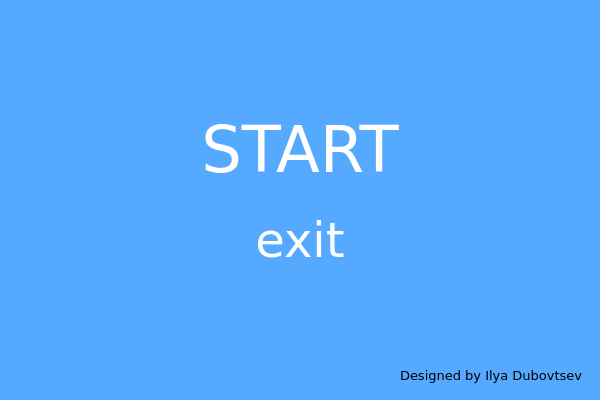
<?xml version="1.0" encoding="UTF-8"?>
<ui version="4.0">
 <class>MainWindow</class>
 <widget class="QMainWindow" name="MainWindow">
  <property name="geometry">
   <rect>
    <x>0</x>
    <y>0</y>
    <width>600</width>
    <height>400</height>
   </rect>
  </property>
  <property name="sizePolicy">
   <sizepolicy hsizetype="Fixed" vsizetype="Fixed">
    <horstretch>0</horstretch>
    <verstretch>0</verstretch>
   </sizepolicy>
  </property>
  <property name="palette">
   <palette>
    <active>
     <colorrole role="Button">
      <brush brushstyle="SolidPattern">
       <color alpha="255">
        <red>255</red>
        <green>255</green>
        <blue>255</blue>
       </color>
      </brush>
     </colorrole>
     <colorrole role="Text">
      <brush brushstyle="SolidPattern">
       <color alpha="255">
        <red>255</red>
        <green>255</green>
        <blue>255</blue>
       </color>
      </brush>
     </colorrole>
     <colorrole role="Base">
      <brush brushstyle="SolidPattern">
       <color alpha="255">
        <red>255</red>
        <green>255</green>
        <blue>255</blue>
       </color>
      </brush>
     </colorrole>
     <colorrole role="Window">
      <brush brushstyle="SolidPattern">
       <color alpha="255">
        <red>85</red>
        <green>170</green>
        <blue>255</blue>
       </color>
      </brush>
     </colorrole>
     <colorrole role="PlaceholderText">
      <brush brushstyle="SolidPattern">
       <color alpha="128">
        <red>255</red>
        <green>255</green>
        <blue>255</blue>
       </color>
      </brush>
     </colorrole>
    </active>
    <inactive>
     <colorrole role="Button">
      <brush brushstyle="SolidPattern">
       <color alpha="255">
        <red>255</red>
        <green>255</green>
        <blue>255</blue>
       </color>
      </brush>
     </colorrole>
     <colorrole role="Text">
      <brush brushstyle="SolidPattern">
       <color alpha="255">
        <red>255</red>
        <green>255</green>
        <blue>255</blue>
       </color>
      </brush>
     </colorrole>
     <colorrole role="Base">
      <brush brushstyle="SolidPattern">
       <color alpha="255">
        <red>255</red>
        <green>255</green>
        <blue>255</blue>
       </color>
      </brush>
     </colorrole>
     <colorrole role="Window">
      <brush brushstyle="SolidPattern">
       <color alpha="255">
        <red>85</red>
        <green>170</green>
        <blue>255</blue>
       </color>
      </brush>
     </colorrole>
     <colorrole role="PlaceholderText">
      <brush brushstyle="SolidPattern">
       <color alpha="128">
        <red>255</red>
        <green>255</green>
        <blue>255</blue>
       </color>
      </brush>
     </colorrole>
    </inactive>
    <disabled>
     <colorrole role="Button">
      <brush brushstyle="SolidPattern">
       <color alpha="255">
        <red>255</red>
        <green>255</green>
        <blue>255</blue>
       </color>
      </brush>
     </colorrole>
     <colorrole role="Text">
      <brush brushstyle="SolidPattern">
       <color alpha="255">
        <red>120</red>
        <green>120</green>
        <blue>120</blue>
       </color>
      </brush>
     </colorrole>
     <colorrole role="Base">
      <brush brushstyle="SolidPattern">
       <color alpha="255">
        <red>85</red>
        <green>170</green>
        <blue>255</blue>
       </color>
      </brush>
     </colorrole>
     <colorrole role="Window">
      <brush brushstyle="SolidPattern">
       <color alpha="255">
        <red>85</red>
        <green>170</green>
        <blue>255</blue>
       </color>
      </brush>
     </colorrole>
     <colorrole role="PlaceholderText">
      <brush brushstyle="SolidPattern">
       <color alpha="128">
        <red>0</red>
        <green>0</green>
        <blue>0</blue>
       </color>
      </brush>
     </colorrole>
    </disabled>
   </palette>
  </property>
  <property name="contextMenuPolicy">
   <enum>Qt::NoContextMenu</enum>
  </property>
  <property name="windowTitle">
   <string>Лабораторная работа #2</string>
  </property>
  <widget class="QWidget" name="centralWidget">
   <widget class="QPushButton" name="pushButton">
    <property name="geometry">
     <rect>
      <x>150</x>
      <y>100</y>
      <width>300</width>
      <height>100</height>
     </rect>
    </property>
    <property name="palette">
     <palette>
      <active>
       <colorrole role="Button">
        <brush brushstyle="SolidPattern">
         <color alpha="255">
          <red>255</red>
          <green>255</green>
          <blue>255</blue>
         </color>
        </brush>
       </colorrole>
       <colorrole role="ButtonText">
        <brush brushstyle="SolidPattern">
         <color alpha="255">
          <red>255</red>
          <green>255</green>
          <blue>255</blue>
         </color>
        </brush>
       </colorrole>
       <colorrole role="Base">
        <brush brushstyle="SolidPattern">
         <color alpha="255">
          <red>255</red>
          <green>255</green>
          <blue>255</blue>
         </color>
        </brush>
       </colorrole>
       <colorrole role="Window">
        <brush brushstyle="SolidPattern">
         <color alpha="255">
          <red>0</red>
          <green>170</green>
          <blue>0</blue>
         </color>
        </brush>
       </colorrole>
      </active>
      <inactive>
       <colorrole role="Button">
        <brush brushstyle="SolidPattern">
         <color alpha="255">
          <red>255</red>
          <green>255</green>
          <blue>255</blue>
         </color>
        </brush>
       </colorrole>
       <colorrole role="ButtonText">
        <brush brushstyle="SolidPattern">
         <color alpha="255">
          <red>255</red>
          <green>255</green>
          <blue>255</blue>
         </color>
        </brush>
       </colorrole>
       <colorrole role="Base">
        <brush brushstyle="SolidPattern">
         <color alpha="255">
          <red>255</red>
          <green>255</green>
          <blue>255</blue>
         </color>
        </brush>
       </colorrole>
       <colorrole role="Window">
        <brush brushstyle="SolidPattern">
         <color alpha="255">
          <red>0</red>
          <green>170</green>
          <blue>0</blue>
         </color>
        </brush>
       </colorrole>
      </inactive>
      <disabled>
       <colorrole role="Button">
        <brush brushstyle="SolidPattern">
         <color alpha="255">
          <red>255</red>
          <green>255</green>
          <blue>255</blue>
         </color>
        </brush>
       </colorrole>
       <colorrole role="ButtonText">
        <brush brushstyle="SolidPattern">
         <color alpha="255">
          <red>120</red>
          <green>120</green>
          <blue>120</blue>
         </color>
        </brush>
       </colorrole>
       <colorrole role="Base">
        <brush brushstyle="SolidPattern">
         <color alpha="255">
          <red>0</red>
          <green>170</green>
          <blue>0</blue>
         </color>
        </brush>
       </colorrole>
       <colorrole role="Window">
        <brush brushstyle="SolidPattern">
         <color alpha="255">
          <red>0</red>
          <green>170</green>
          <blue>0</blue>
         </color>
        </brush>
       </colorrole>
      </disabled>
     </palette>
    </property>
    <property name="font">
     <font>
      <family>Verdana</family>
      <pointsize>48</pointsize>
     </font>
    </property>
    <property name="autoFillBackground">
     <bool>false</bool>
    </property>
    <property name="text">
     <string>START</string>
    </property>
    <property name="iconSize">
     <size>
      <width>100</width>
      <height>100</height>
     </size>
    </property>
    <property name="flat">
     <bool>true</bool>
    </property>
   </widget>
   <widget class="QPushButton" name="pushButton_4">
    <property name="geometry">
     <rect>
      <x>150</x>
      <y>200</y>
      <width>300</width>
      <height>80</height>
     </rect>
    </property>
    <property name="palette">
     <palette>
      <active>
       <colorrole role="Midlight">
        <brush brushstyle="SolidPattern">
         <color alpha="255">
          <red>85</red>
          <green>85</green>
          <blue>127</blue>
         </color>
        </brush>
       </colorrole>
       <colorrole role="ButtonText">
        <brush brushstyle="SolidPattern">
         <color alpha="255">
          <red>255</red>
          <green>255</green>
          <blue>255</blue>
         </color>
        </brush>
       </colorrole>
      </active>
      <inactive>
       <colorrole role="Midlight">
        <brush brushstyle="SolidPattern">
         <color alpha="255">
          <red>85</red>
          <green>85</green>
          <blue>127</blue>
         </color>
        </brush>
       </colorrole>
       <colorrole role="ButtonText">
        <brush brushstyle="SolidPattern">
         <color alpha="255">
          <red>255</red>
          <green>255</green>
          <blue>255</blue>
         </color>
        </brush>
       </colorrole>
      </inactive>
      <disabled>
       <colorrole role="Midlight">
        <brush brushstyle="SolidPattern">
         <color alpha="255">
          <red>85</red>
          <green>85</green>
          <blue>127</blue>
         </color>
        </brush>
       </colorrole>
       <colorrole role="ButtonText">
        <brush brushstyle="SolidPattern">
         <color alpha="255">
          <red>120</red>
          <green>120</green>
          <blue>120</blue>
         </color>
        </brush>
       </colorrole>
      </disabled>
     </palette>
    </property>
    <property name="font">
     <font>
      <family>Verdana</family>
      <pointsize>36</pointsize>
     </font>
    </property>
    <property name="text">
     <string>exit</string>
    </property>
    <property name="iconSize">
     <size>
      <width>100</width>
      <height>100</height>
     </size>
    </property>
    <property name="flat">
     <bool>true</bool>
    </property>
   </widget>
   <widget class="QLabel" name="label">
    <property name="geometry">
     <rect>
      <x>400</x>
      <y>360</y>
      <width>191</width>
      <height>30</height>
     </rect>
    </property>
    <property name="font">
     <font>
      <family>Verdana</family>
      <pointsize>10</pointsize>
      <weight>50</weight>
      <bold>false</bold>
     </font>
    </property>
    <property name="text">
     <string>Designed by Ilya Dubovtsev</string>
    </property>
   </widget>
  </widget>
 </widget>
 <layoutdefault spacing="6" margin="11"/>
 <resources/>
 <connections/>
</ui>
